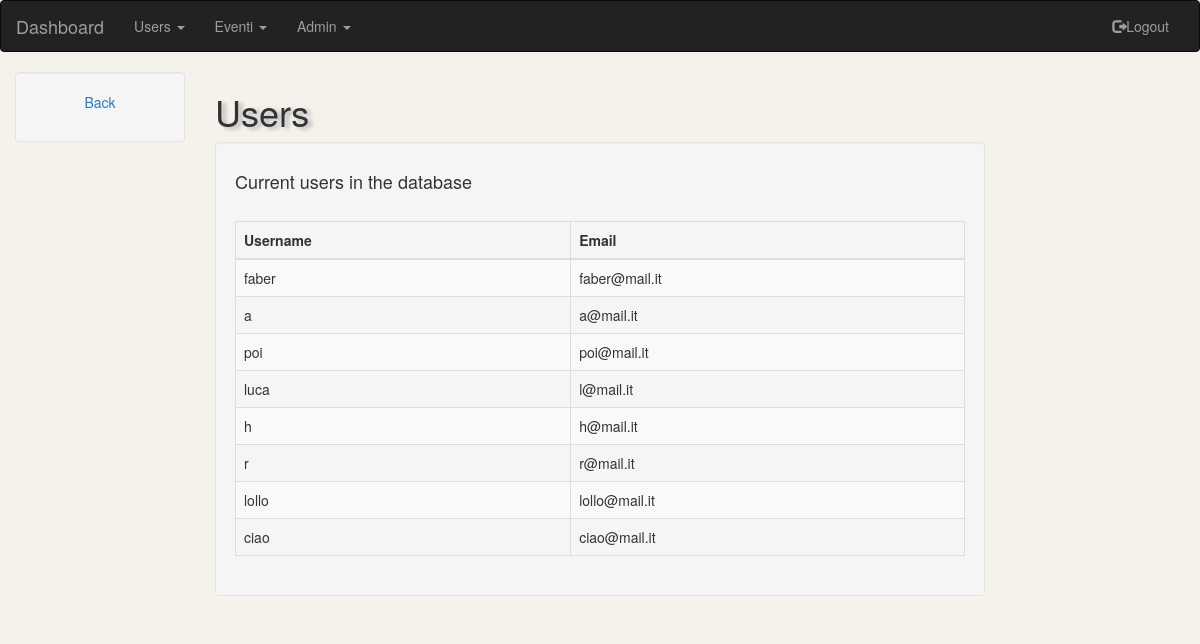
/3.0/admin/pageUsers.php (signed in), run on the app's committed database.
### tables this page shows
CREATE TABLE IF NOT EXISTS `Users` (
  `username` varchar(40) NOT NULL,
  `password` varchar(255) NOT NULL,
  `banned` bit(1) NOT NULL DEFAULT b'0'
);

CREATE TABLE IF NOT EXISTS `Profiles` (
  `username` varchar(40) NOT NULL,
  `name` varchar(40) DEFAULT NULL,
  `surname` varchar(50) DEFAULT NULL,
  `email` varchar(40) NOT NULL,
  `residence` varchar(40) DEFAULT NULL,
  `link` varchar(128) DEFAULT NULL,
  `description` varchar(255) DEFAULT NULL
);

### 3.0/admin/script/showUsers.php (the view, shortened to what this page needs)
<table class="table table-striped table-bordered">
    <thead>
    <tr>
        <th>
            Username
        </th>
        <th>
            Email
        </th>
    </tr>
    </thead>
    <?php
        require("script/dbAccess.php");
        try {
            $conn = new PDO("mysql:host=$server;dbname=$dbName", $dbUser, $dbPass);
            $conn->setAttribute(PDO::ATTR_ERRMODE, PDO::ERRMODE_EXCEPTION);
            $stmt = $conn->prepare("SELECT username, email FROM Users NATURAL JOIN Profiles");
            $stmt->execute();
            while($row = $stmt->fetch(PDO::FETCH_ASSOC)) {
                echo '<tr><td>'.$row['username'].'</td>';
                echo '<td>'.$row['email'].'</td>';
            }
        }
        catch(PDOException $e) {
            $error = "Errore nel database". " ERROR ".$e->getMessage();
        }
        echo "</table>";
    ?>

### 3.0/css/style.css (style rules this page uses)
.adminbody { background: rgb(245, 242, 236); }

### data on the page
users: username "faber", profiles.email "faber@mail.it"
users: username "a", profiles.email "a@mail.it"
users: username "poi", profiles.email "poi@mail.it"
users: username "luca", profiles.email "l@mail.it"
users: username "h", profiles.email "h@mail.it"
users: username "r", profiles.email "r@mail.it"
users: username "lollo", profiles.email "lollo@mail.it"
users: username "ciao", profiles.email "ciao@mail.it"
